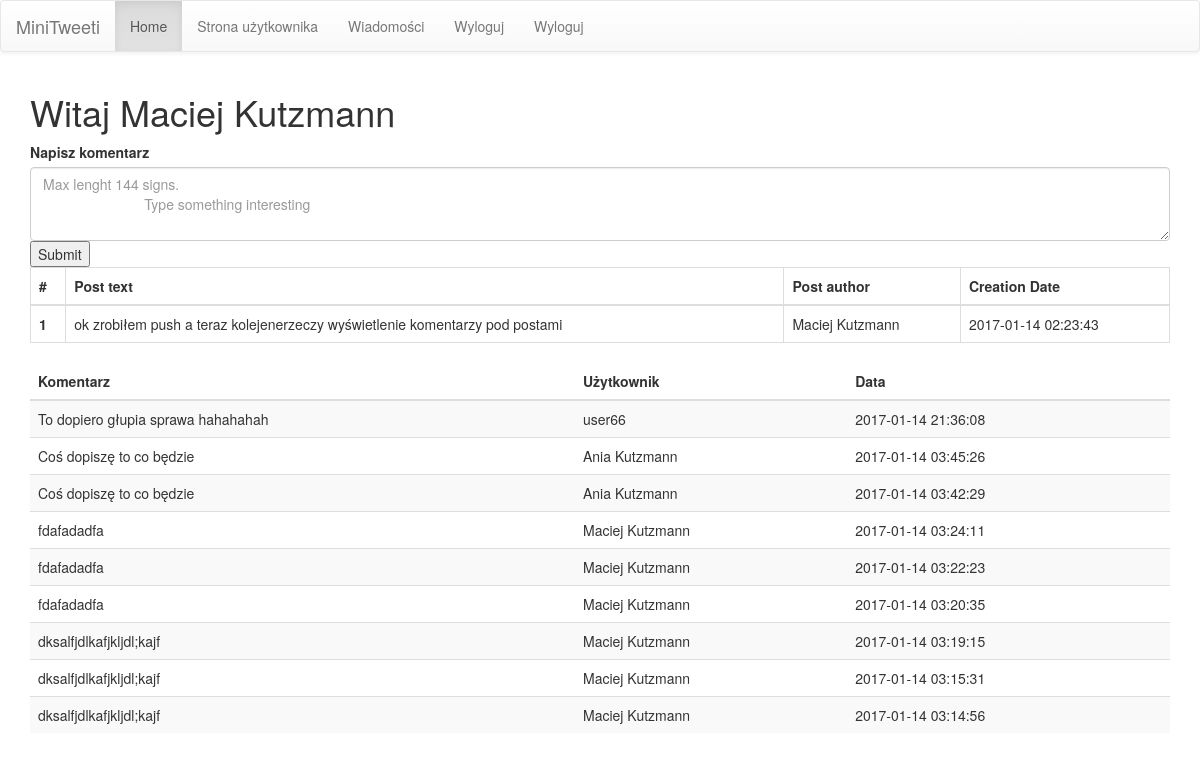
Screenshot of /post.php?id=26 (signed in) with the database file from the repository.
### tables this page shows
CREATE TABLE `Users` (
  `id` int(11) NOT NULL,
  `email` varchar(255) NOT NULL,
  `name` varchar(255) NOT NULL,
  `hashed_password` varchar(255) NOT NULL
);

CREATE TABLE `Tweet` (
  `id` int(11) NOT NULL,
  `userId` int(11) NOT NULL,
  `text` varchar(144) DEFAULT NULL,
  `creationDate` datetime DEFAULT NULL
);

CREATE TABLE `Comment` (
  `id` int(11) NOT NULL,
  `id_user` int(11) NOT NULL,
  `id_post` int(11) NOT NULL,
  `creation_date` datetime DEFAULT NULL,
  `text` varchar(144) DEFAULT NULL
);

### src/User.php (called while the page is built, shortened)
<?php
class User {
    private $name;
    public function __construct() {
        $this->name = '';
    }
    public function setName($name) {
        if (is_string($name) && strlen(trim($name)) > 0) {
            $this->name = trim($name);
        }
    }
    public function getName() {
        return $this->name;
    }
    static public function loadUserById(mysqli $connection, $id) {
        $query = " SELECT * FROM Users WHERE id =" . $connection->real_escape_string($id);
        $res = $connection->query($query);
        if ($res && $res->num_rows == 1) {
            $row = $res->fetch_assoc();
            $user = new User();
            $user->id = $row['id'];
            $user->setName($row['name']);
            $user->setEmail($row['email']);
            $user->hashedPassword = $row['hashed_password'];
            return $user;
        }
        return null;
    }
    static public function returnUserNameById(mysqli $connection, $id) {
        $query = " SELECT * FROM Users WHERE id =" . $connection->real_escape_string($id);
        $res = $connection->query($query);
        if ($res && $res->num_rows == 1) {
            $row = $res->fetch_assoc();
            $userName =$row['name'];
            return $userName;
        }
        return null;
    }
}

### src/Tweet.php (called while the page is built, shortened)
<?php
class Tweet implements Iterator {
    private $userId;
    private $text;
    private $creationDate;
    public function __construct() {
        $this->userId = '';
        $this->text = '';
        $this->creationDate = '';
    }
    public function getUserId() {
        return $this->userId;
    }
    public function getText() {
        return $this->text;
    }
    public function getCreationDate() {
        return $this->creationDate;
    }
    static function loadTweetById(mysqli $connection, $id) {
        $query = " SELECT * FROM Tweet WHERE id =" . $connection->real_escape_string($id);
        $result = $connection->query($query);
        if ($result && $result->num_rows == 1) {
            $row = $result->fetch_assoc();
            $tweet = new Tweet();
            $tweet->id = $row['id'];
            $tweet->text = $row['text'];
            $tweet->userId = $row['userId'];
            $tweet->creationDate = $row['creationDate'];
            return $tweet;
        }
        return NULL;
    }
}

### src/Comment.php (called while the page is built, shortened)
<?php
class Comment {
    private $id_user;
    private $creation_date;
    private $text;
    public function __construct() {
        $this->id_user = '';
        $this->creation_date = '';
        $this->text = '';
    }
    public function getId_user() {
        return $this->id_user;
    }
    public function getCreation_date() {
        return $this->creation_date;
    }
    public function getText() {
        return $this->text;
    }
    static function loadAllCommentsByPostId(mysqli $connection, $postId) {
        $query = "SELECT * FROM `Comment` WHERE id_post=".$connection->real_escape_string($postId)." ORDER BY creation_date DESC";
        $result = $connection->query($query);
        $comments = [];
        if ($result) {
            foreach ($result as $row) {
                $comment = new Comment();
                $comment->id = $row['id'];
                $comment->id_post = $row['id_post'];
                $comment->id_user = $row['id_user'];
                $comment->creation_date = $row['creation_date'];
                $comment->text = $row['text'];
                $comments[] = $comment;
            }
        }
        return $comments;
    }
}

### post.php (the view, shortened to what this page needs)
<?php
require_once 'src/Tweet.php';
require_once 'src/User.php';
require_once 'src/Comment.php';
require_once 'connection.php';
?>
<!DOCTYPE html>
<html lang="en">
    <head>
        <link rel="stylesheet" href="https://maxcdn.bootstrapcdn.com/bootstrap/3.3.7/css/bootstrap.min.css">
        <link rel="stylesheet" href="https://maxcdn.bootstrapcdn.com/bootstrap/3.3.7/css/bootstrap-theme.min.css">
    </head>
    <body>
        <nav class="navbar navbar-default">
            <div class="container-fluid">
                <div class="navbar-header">
                    <a class="navbar-brand" href="#">MiniTweeti</a>
                </div>
                <ul class="nav navbar-nav">
                    <li class="active"><a href="index.php">Home</a></li>
                    <li><a href="user_page.php">Strona użytkownika</a></li>
                    <li><a href="meesagePanel.php">Wiadomości</a></li>
                    <li><a href="modify_user.php">Wyloguj</a></li>
                    <li><a href="logout.php">Wyloguj</a></li>
                </ul>
            </div>
        </nav>
        <div class="container">
            <h1> Witaj <?php echo User::loadUserById($conn, $_SESSION['userId'])->getName(); ?></h1>
            <?php
            $post = Tweet::loadTweetById($conn, $_SESSION['id']);
            $postAuthor = User::loadUserById($conn, $post->getUserId());
            $allComments = Comment::loadAllCommentsByPostId($conn, $_SESSION['id']);
            ?>
            <form action="#" method="POST">
                <label>Napisz komentarz</label>
                <textarea class="form-control" name="comment" rows="3" placeholder="Max lenght 144 signs.
                          Type something interesting" maxlength="144"></textarea>
                <input type="submit">
            </form>
            <table class="table table-bordered">
                <thead>
                    <tr>
                        <th>#</th>
                        <th>Post text</th>
                        <th>Post author</th>
                        <th>Creation Date</th>
                    </tr>
                </thead>
                <tbody>
                    <tr>
                        <th scope="row">1</th>
                        <td><?php echo $post->getText();?></td>
                        <td><?php echo $postAuthor->getName(); ?> </td>
                        <td><?php echo $post->getCreationDate(); ?></td>
                    </tr>
                </tbody>
            </table>
            <table class="table table-striped">
                <thead>
                    <tr>
                        <th>Komentarz</th>
                        <th>Użytkownik</th>
                        <th>Data</th>
                    </tr>
                </thead>
                <tbody>
                    <?php
                    foreach ($allComments as $value) {
                        echo '<tr>';
                        echo "<td>" . $value->getText();
                        echo '</td>';
                        echo "<td>" . User::returnUserNameById($conn, $value->getId_user()) . "</td>";
                        echo "<td>" . $value->getCreation_date() . "</td>";
                        echo '</tr>';
                    }
                    ?>
                </tbody>
            </table>
        </div>
    </body>
</html>

### rows the page displays
users: name "Maciej Kutzmann"
tweet: text "ok zrobiłem push a teraz kolejenerzeczy wyświetlenie komentarzy pod postami", creationDate "2017-01-14 02:23:43"
comment: text "To dopiero głupia sprawa hahahahah", id_user.name "user66", creation_date "2017-01-14 21:36:08"
comment: text "Coś dopiszę to co będzie", id_user.name "Ania Kutzmann", creation_date "2017-01-14 03:45:26"
comment: text "Coś dopiszę to co będzie", id_user.name "Ania Kutzmann", creation_date "2017-01-14 03:42:29"
comment: text "fdafadadfa", id_user.name "Maciej Kutzmann", creation_date "2017-01-14 03:24:11"
comment: text "fdafadadfa", id_user.name "Maciej Kutzmann", creation_date "2017-01-14 03:22:23"
comment: text "fdafadadfa", id_user.name "Maciej Kutzmann", creation_date "2017-01-14 03:20:35"
comment: text "dksalfjdlkafjkljdl;kajf", id_user.name "Maciej Kutzmann", creation_date "2017-01-14 03:19:15"
comment: text "dksalfjdlkafjkljdl;kajf", id_user.name "Maciej Kutzmann", creation_date "2017-01-14 03:15:31"
comment: text "dksalfjdlkafjkljdl;kajf", id_user.name "Maciej Kutzmann", creation_date "2017-01-14 03:14:56"
